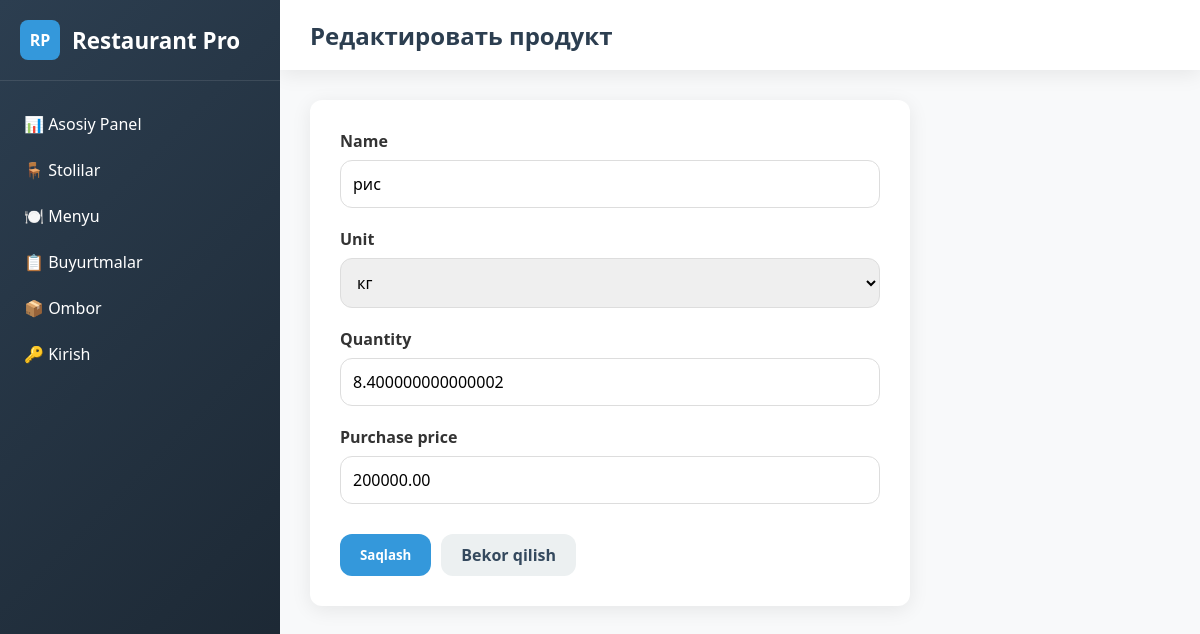
Before: /stock/1/edit/ with the older database file.
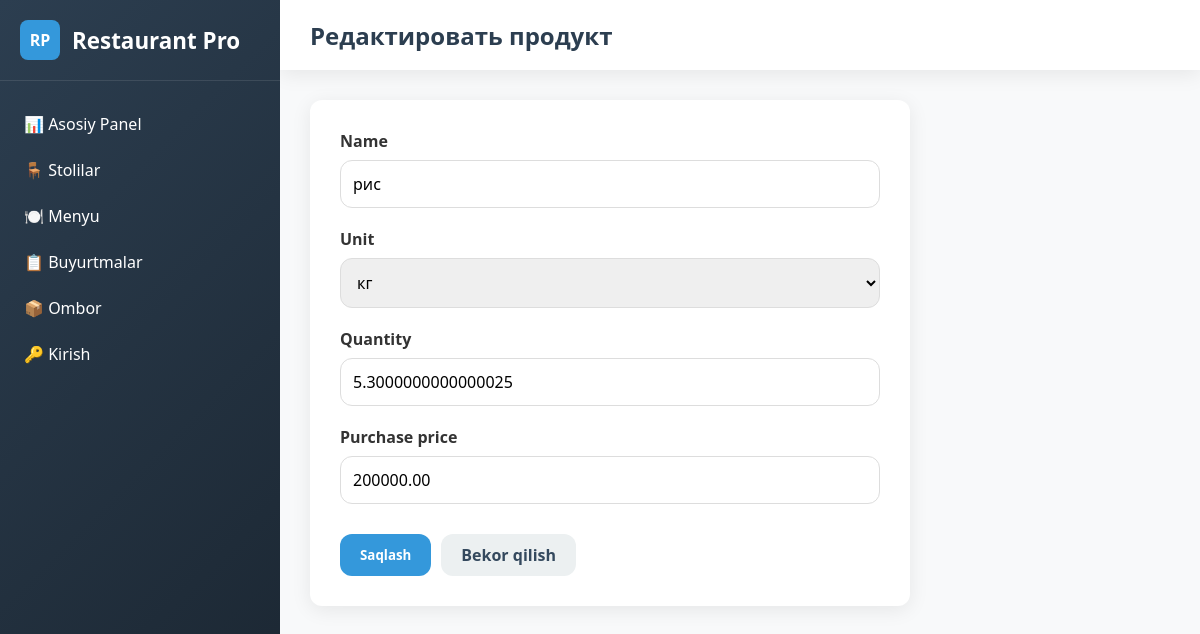
After: the same page with the newer database file.
### main/models.py (models this page shows, shortened)
class Product(models.Model):
    name = models.CharField(max_length=100)
    unit = models.CharField(max_length=20, choices=[
        ('kg', 'кг'), ('liters', 'л'), ('pieces', 'шт'), ('g', 'г')
    ])
    quantity = models.FloatField(default=0)
    reserved_quantity = models.FloatField(default=0)  # Новое поле для резервирования
    purchase_price = models.DecimalField(max_digits=10, decimal_places=2)

### main/views.py (the view)
# urls.py: path('stock/<int:product_id>/edit/', product_edit, name='product_edit'),
def product_edit(request, product_id):
    product = get_object_or_404(Product, id=product_id)
    if request.method == 'POST':
        form = ProductForm(request.POST, instance=product)
        if form.is_valid():
            form.save()
            messages.success(request, 'Продукт успешно обновлен!')
            return redirect('stock')
    else:
        form = ProductForm(instance=product)
    return render(request, 'product_form.html', {'form': form, 'title': 'Редактировать продукт'})

### main/forms.py
class ProductForm(forms.ModelForm):
    class Meta:
        model = Product
        fields = ['name', 'unit', 'quantity', 'purchase_price']
        widgets = {
            'name': forms.TextInput(attrs={'class': 'form-control', 'placeholder': 'Название продукта'}),
            'unit': forms.Select(attrs={'class': 'form-control'}),
            'quantity': forms.NumberInput(attrs={'class': 'form-control', 'step': '0.001'}),
            'purchase_price': forms.NumberInput(attrs={'class': 'form-control', 'step': '0.01'}),
        }
    def __init__(self, *args, **kwargs):
        super().__init__(*args, **kwargs)
        self.fields['unit'].choices = Product._meta.get_field('unit').choices

### templates/product_form.html (shortened to what this page needs)
{% extends 'base.html' %}
{% block page_title %}{{ title }}{% endblock %}
{% block content %}
<div style="max-width: 600px; background: white; padding: 30px; border-radius: var(--border-radius); box-shadow: var(--shadow);">
    <form method="post">
        {% for field in form %}
        <div class="form-group">
            <label class="form-label">{{ field.label }}</label>
            {{ field }}
        </div>
        {% endfor %}
        <div style="display: flex; gap: 10px; margin-top: 30px;">
            <button type="submit" class="btn btn-primary">Saqlash</button>
            <a href="{% url 'stock' %}" class="btn" style="background: var(--light); color: var(--dark);">Bekor qilish</a>
        </div>
    </form>
</div>
{% endblock %}

Changed rows visible on the page:
changed Product "рис": quantity "8.400000000000002" → "5.3000000000000025"
